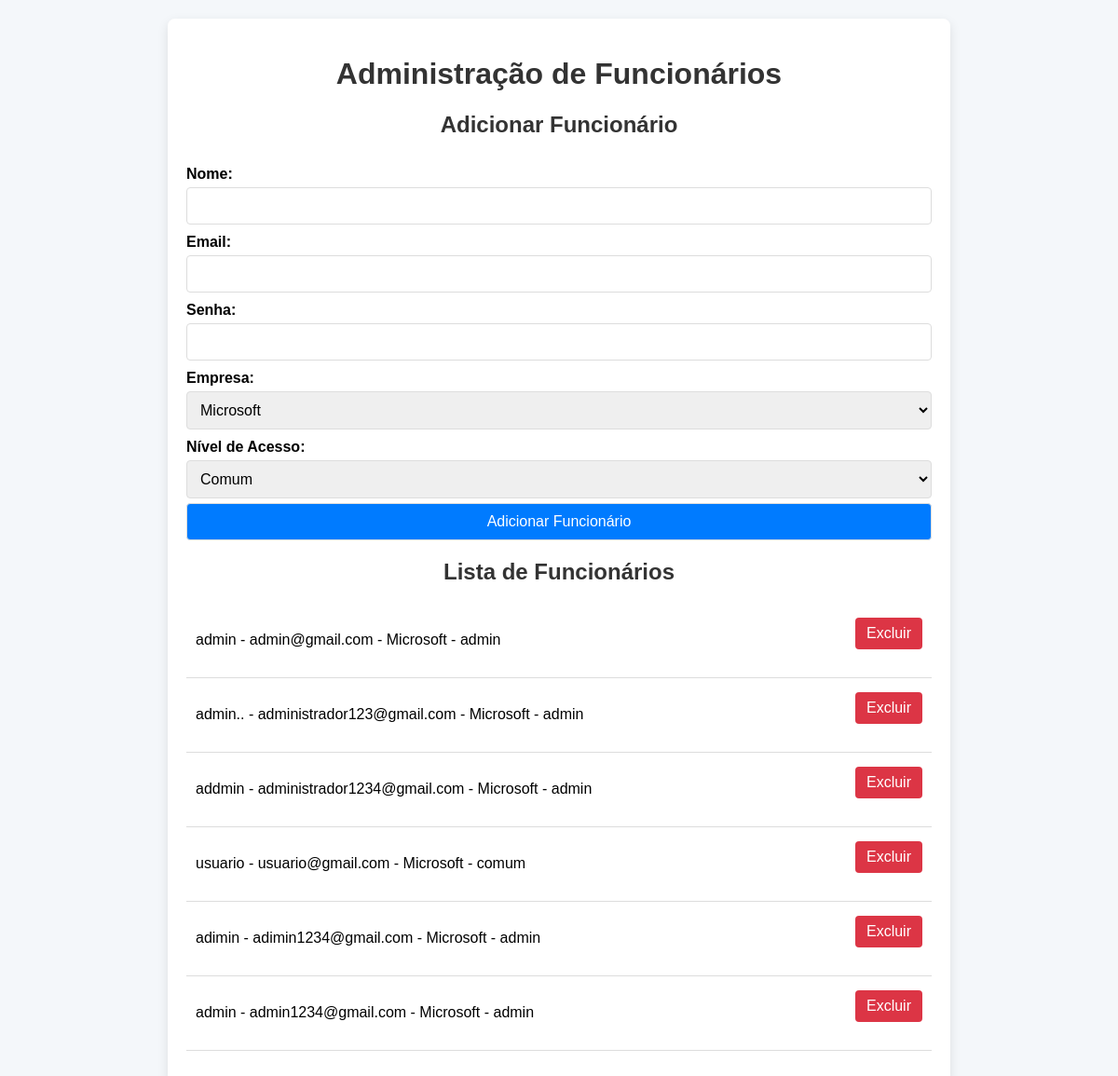
Before: /admin_funcionarios/ (signed in) with the older database file.
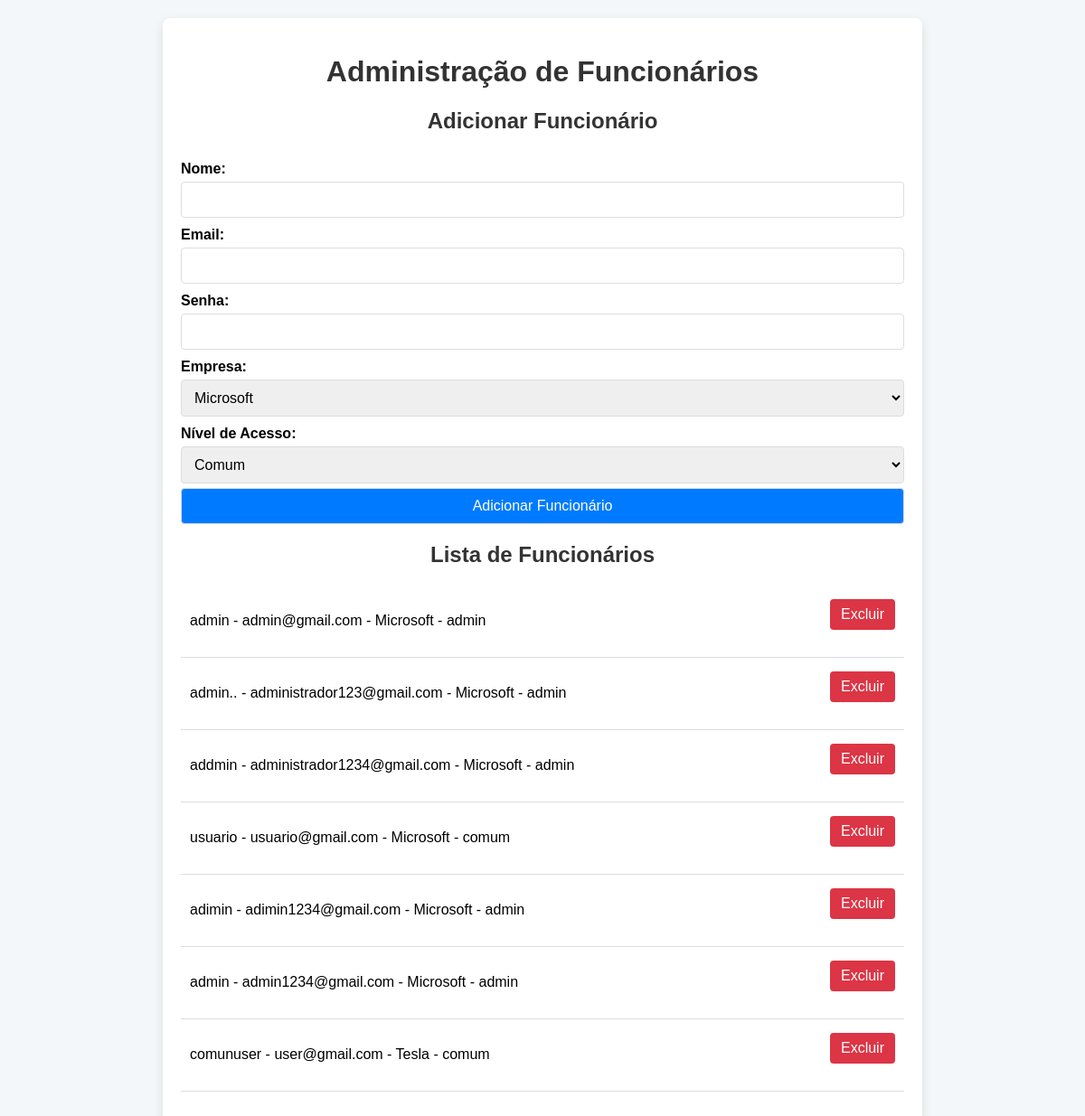
After: the same page with the newer database file.
### core/models.py (models this page shows, shortened)
class Funcionario(models.Model):
    NIVEIS_ACESSO = [
        ('comum', 'Comum'),
        ('admin', 'Administrador')
    ]
    nome = models.CharField(max_length=100)
    email = models.EmailField(unique=True)
    senha = models.CharField(max_length=128)
    empresa = models.ForeignKey(Empresa, on_delete=models.CASCADE)
    nivel_acesso = models.CharField(max_length=10, choices=NIVEIS_ACESSO, default='comum')

class Empresa(models.Model):
    nome = models.CharField(max_length=100)
    endereco = models.CharField(max_length=255)

### core/views.py (the view, shortened to what this page needs)
# urls.py: path('admin_funcionarios/', FuncionarioListView.as_view(), name='admin_funcionarios'),
@method_decorator(admin_required, name='dispatch')
class FuncionarioListView(View):
    def get(self, request):
        empresas = Empresa.objects.all()
        funcionarios = Funcionario.objects.all()
        return render(request, 'admin_funcionarios.html', {
            'empresas': empresas,
            'funcionarios': funcionarios
        })

### core/views.py (called while the page is built)
def admin_required(view_func):
    def wrapper(request, *args, **kwargs):
        funcionario_id = request.session.get('funcionario_id')
        if not funcionario_id:
            return redirect('login_funcionario')
        funcionario = get_object_or_404(Funcionario, id=funcionario_id)
        if funcionario.nivel_acesso != 'admin':
            return redirect('funcionario_home')
        return view_func(request, *args, **kwargs)
    return wrapper

### core/templates/admin_funcionarios.html (shortened to what this page needs)
<!DOCTYPE html>
<html lang="pt">
<head>
</head>
<body>
    <div class="container">
        <h1>Administração de Funcionários</h1>
        <h2>Adicionar Funcionário</h2>
        <form method="post">
            <label for="nome">Nome:</label>
            <input type="text" name="nome" required>
            <label for="email">Email:</label>
            <input type="email" name="email" required>
            <label for="senha">Senha:</label>
            <input type="password" name="senha" required>
            <label for="empresa">Empresa:</label>
            <select name="empresa" required>
                {% if empresas %}
                    {% for empresa in empresas %}
                        <option value="{{ empresa.id }}">{{ empresa.nome }}</option>
                    {% endfor %}
                {% else %}
                    <option value="" disabled>Nenhuma empresa cadastrada</option>
                {% endif %}
            </select>
            <label for="nivel_acesso">Nível de Acesso:</label>
            <select name="nivel_acesso" required>
                <option value="comum">Comum</option>
            </select>
            <button type="submit">Adicionar Funcionário</button>
        </form>
        <h2>Lista de Funcionários</h2>
        <ul class="funcionarios-list">
            {% for funcionario in funcionarios %}
                <li>
                    <span>{{ funcionario.nome }} - {{ funcionario.email }} - {{ funcionario.empresa.nome }} - {{ funcionario.nivel_acesso }}</span>
                    <form method="post" style="display: inline;">
                        <button type="submit" class="delete-button">Excluir</button>
                    </form>
                </li>
            {% endfor %}
        </ul>
    </div>
</body>
</html>

### core/templates/admin_funcionarios.html (style rules this page uses)
body { font-family: Arial, sans-serif; background-color: #f4f7fa; margin: 0; padding: 0; }
.container { max-width: 800px; margin: 20px auto; padding: 20px; background-color: #ffffff; border-radius: 8px; box-shadow: 0px 4px 12px rgba(0, 0, 0, 0.1); }
h1, h2 { color: #333; text-align: center; }
form { display: flex; flex-direction: column; margin-bottom: 20px; }
label { font-weight: bold; margin-top: 10px; }
input, select, button { padding: 10px; font-size: 16px; margin-top: 5px; border: 1px solid #ddd; border-radius: 4px; }
button { background-color: #007bff; color: white; cursor: pointer; transition: background-color 0.3s; }
.funcionarios-list { list-style: none; padding: 0; }
.funcionarios-list li { display: flex; justify-content: space-between; align-items: center; padding: 10px; border-bottom: 1px solid #ddd; }
.delete-button { background-color: #dc3545; border: none; color: white; cursor: pointer; padding: 8px 12px; border-radius: 4px; transition: background-color 0.3s; }

Changed rows visible on the page:
added Funcionario: nome "comunuser", email "user@gmail.com", empresa.nome "Tesla", nivel_acesso "comum"
